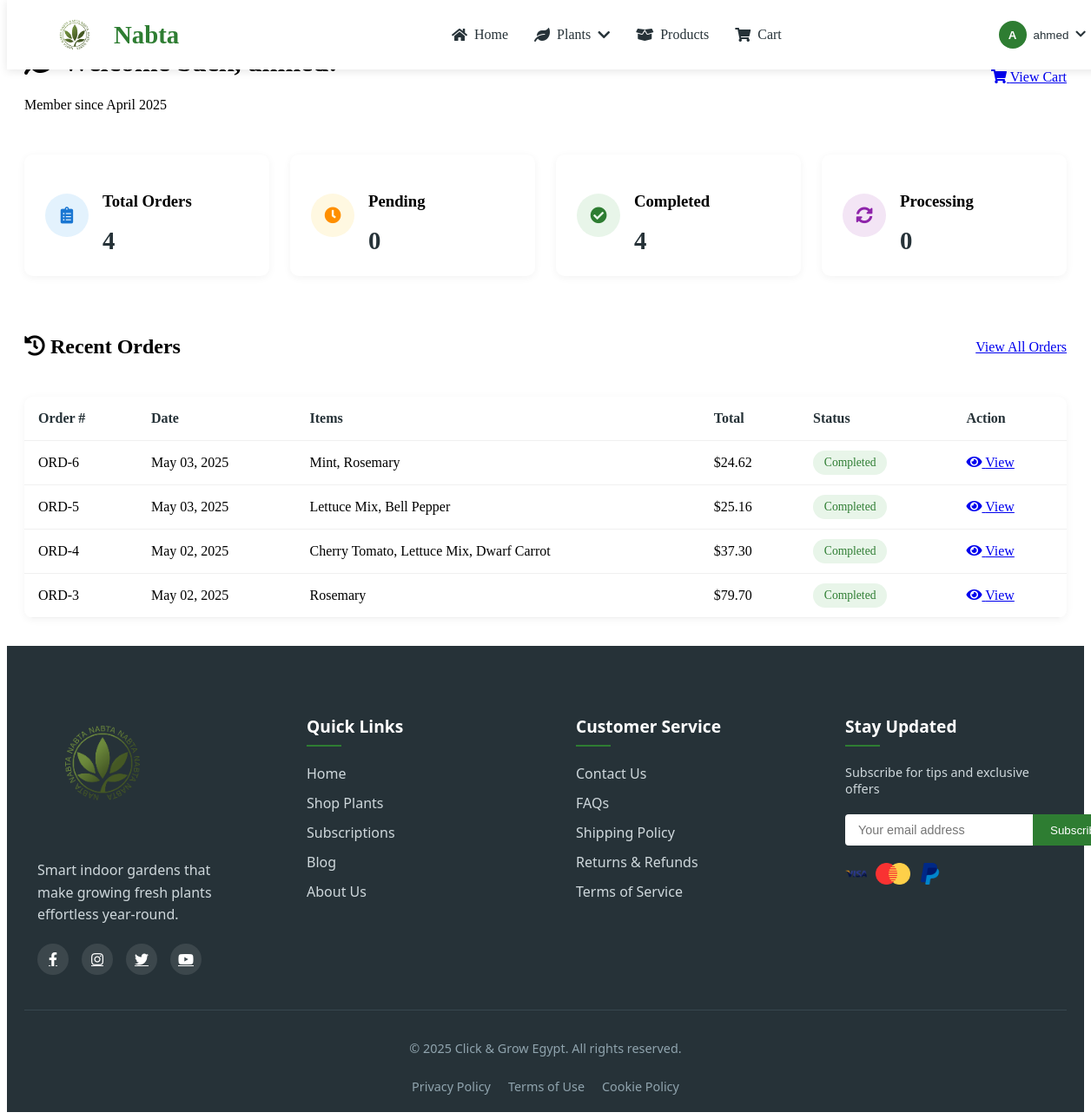
Before: /dashboard.php (signed in) with the older database file.
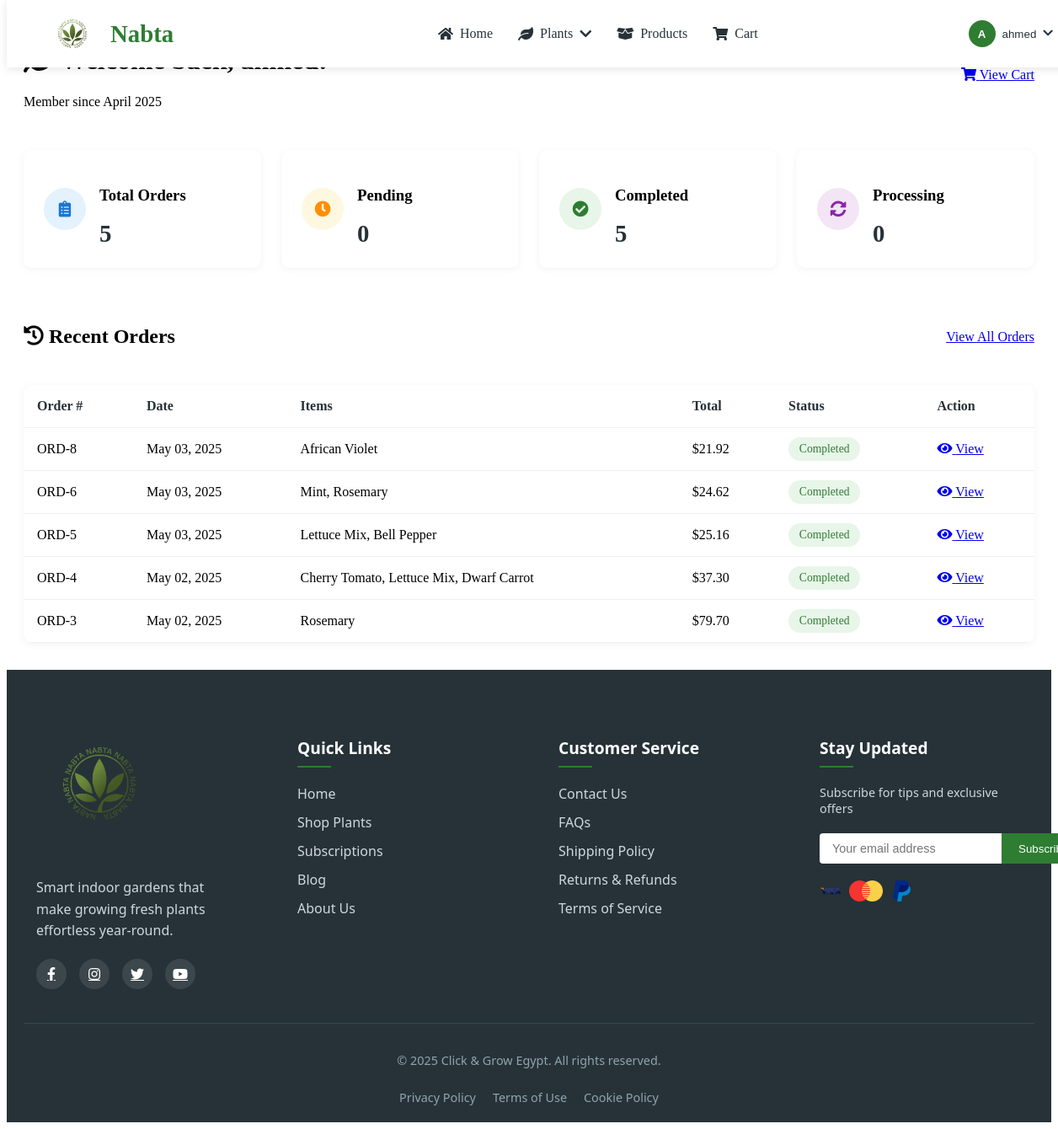
After: the same page with the newer database file.
### tables this page shows
CREATE TABLE `users` (
  `id` int(11) NOT NULL,
  `username` varchar(100) NOT NULL,
  `email` varchar(255) NOT NULL,
  `password` varchar(255) NOT NULL,
  `created_at` timestamp NOT NULL DEFAULT current_timestamp(),
  `remember_token` varchar(64) DEFAULT NULL,
  `token_expires` datetime DEFAULT NULL
);

CREATE TABLE `orders` (
  `id` int(11) NOT NULL,
  `user_id` int(11) NOT NULL,
  `order_number` varchar(20) NOT NULL,
  `total_amount` decimal(10,2) NOT NULL,
  `shipping_address` text NOT NULL,
  `payment_method` varchar(50) NOT NULL,
  `status` enum('pending','processing','completed','cancelled') DEFAULT 'pending',
  `created_at` timestamp NOT NULL DEFAULT current_timestamp()
);

### config/init.php (called while the page is built, shortened)
<?php
function url($path = '') {
    return BASE_URL . ltrim($path, '/');
}
function is_logged_in() {
    return isset($_SESSION['user_id']);
}

### dashboard.php (the view, shortened to what this page needs)
<?php
require_once __DIR__ . '/config/init.php';
$user = null;
$recent_orders = [];
$order_stats = [
    'total_orders' => 0,
    'completed_orders' => 0,
    'pending_orders' => 0,
    'processing_orders' => 0
];
try {
    $stmt = $pdo->prepare("SELECT id, username, email, created_at FROM users WHERE id = ?");
    $stmt->execute([$_SESSION['user_id']]);
    $user = $stmt->fetch();
    $orders_stmt = $pdo->prepare("
        SELECT
            o.id,
            o.order_number,
            o.created_at as order_date,
            o.status,
            o.total_amount,
            COUNT(oi.id) as item_count,
            GROUP_CONCAT(p.name SEPARATOR ', ') as items
        FROM orders o
        LEFT JOIN order_items oi ON o.id = oi.order_id
        LEFT JOIN plants p ON oi.plant_id = p.id
        WHERE o.user_id = ?
        GROUP BY o.id
        ORDER BY o.created_at DESC
        LIMIT 5
    ");
    $orders_stmt->execute([$_SESSION['user_id']]);
    $recent_orders = $orders_stmt->fetchAll();
    $stats_stmt = $pdo->prepare("
        SELECT
            COUNT(*) as total_orders,
            SUM(CASE WHEN status = 'completed' THEN 1 ELSE 0 END) as completed_orders,
            SUM(CASE WHEN status = 'pending' THEN 1 ELSE 0 END) as pending_orders,
            SUM(CASE WHEN status = 'processing' THEN 1 ELSE 0 END) as processing_orders
        FROM orders
        WHERE user_id = ?
    ");
    $stats_stmt->execute([$_SESSION['user_id']]);
    $order_stats = $stats_stmt->fetch();
} catch (PDOException $e) {
    error_log("Dashboard Error: " . $e->getMessage());
    $error_message = "We're experiencing technical difficulties. Please refresh the page.";
}
include __DIR__ . '/includes/navbar.php';
?>
<div class="dashboard-container">
    <div class="dashboard-header">
        <div>
            <h1><i class="fas fa-leaf"></i> Welcome back, <?= htmlspecialchars($user['username']) ?>!</h1>
            <p class="text-muted">Member since <?= date('F Y', strtotime($user['created_at'])) ?></p>
        </div>
        <a href="<?= url('/cart.php') ?>" class="btn btn-primary">
            <i class="fas fa-shopping-cart"></i>
            View Cart
        </a>
    </div>
    <div class="stats-grid">
        <div class="stat-card">
            <div class="stat-icon" style="background: #e3f2fd;">
                <i class="fas fa-clipboard-list" style="color: #1976d2;"></i>
            </div>
            <div>
                <h3>Total Orders</h3>
                <p class="stat-value"><?= $order_stats['total_orders'] ?></p>
            </div>
        </div>
        <div class="stat-card">
            <div class="stat-icon" style="background: #fff8e1;">
                <i class="fas fa-clock" style="color: #ff8f00;"></i>
            </div>
            <div>
                <h3>Pending</h3>
                <p class="stat-value"><?= $order_stats['pending_orders'] ?></p>
            </div>
        </div>
        <div class="stat-card">
            <div class="stat-icon" style="background: #e8f5e9;">
                <i class="fas fa-check-circle" style="color: #2e7d32;"></i>
            </div>
            <div>
                <h3>Completed</h3>
                <p class="stat-value"><?= $order_stats['completed_orders'] ?></p>
            </div>
        </div>
        <div class="stat-card">
            <div class="stat-icon" style="background: #f3e5f5;">
                <i class="fas fa-sync-alt" style="color: #8e24aa;"></i>
            </div>
            <div>
                <h3>Processing</h3>
                <p class="stat-value"><?= $order_stats['processing_orders'] ?></p>
            </div>
        </div>
    </div>
    <div class="dashboard-section">
        <div class="section-header">
            <h2><i class="fas fa-history"></i> Recent Orders</h2>
            <?php if (!empty($recent_orders)): ?>
                <a href="<?= url('/orders.php') ?>" class="btn-link">View All Orders</a>
            <?php endif; ?>
        </div>
        <?php if (!empty($recent_orders)): ?>
            <div class="orders-table">
                <div class="table-responsive">
                    <table>
                        <thead>
                            <tr>
                                <th>Order #</th>
                                <th>Date</th>
                                <th>Items</th>
                                <th>Total</th>
                                <th>Status</th>
                                <th>Action</th>
                            </tr>
                        </thead>
                        <tbody>
                            <?php foreach ($recent_orders as $order): ?>
                            <tr>
                                <td><?= $order['order_number'] ? htmlspecialchars($order['order_number']) : 'ORD-' . $order['id'] ?></td>
                                <td><?= date('M d, Y', strtotime($order['order_date'])) ?></td>
                                <td><?= htmlspecialchars($order['items']) ?></td>
                                <td>$<?= number_format($order['total_amount'], 2) ?></td>
                                <td>
                                    <span class="status-badge status-<?= $order['status'] ?>">
                                        <?= ucfirst($order['status']) ?>
                                    </span>
                                </td>
                                <td>
                                    <a href="<?= url('/order_details.php?id=' . $order['id']) ?>" class="btn-sm">
                                        <i class="fas fa-eye"></i> View
                                    </a>
                                </td>
                            </tr>
                            <?php endforeach; ?>
                        </tbody>
                    </table>
                </div>
            </div>
        <?php endif; ?>
    </div>
</div>
<?php include __DIR__ . '/includes/footer.php'; ?>

### includes/navbar.php (shortened to what this page needs)
<?php
require_once __DIR__ . '/../config/init.php';
$current_page = basename($_SERVER['PHP_SELF']);
?>
<nav class="navbar">
    <div class="nav-container">
        <div class="nav-brand">
            <a href="<?= url('/index.php') ?>">
                <img src="<?= url('/img/NABTA.png') ?>" alt="Nabta Logo">
                <span>Nabta</span>
            </a>
        </div>
        <ul class="nav-links">
            <li>
                <a href="<?= url('/index.php') ?>" class="<?= $current_page === 'index.php' ? 'active' : '' ?>">
                    <i class="fas fa-home"></i> Home
                </a>
            </li>
            <li class="dropdown">
                <a href="<?= url('/plants.php') ?>" class="<?= $current_page === 'plants.php' ? 'active' : '' ?>">
                    <i class="fas fa-leaf"></i> Plants <i class="fas fa-chevron-down"></i>
                </a>
            </li>
            <li>
                <a href="<?= url('/products.php') ?>" class="<?= $current_page === 'products.php' ? 'active' : '' ?>">
                    <i class="fas fa-box-open"></i> Products
                </a>
            </li>
            <li>
                <a href="<?= url('/cart.php') ?>" class="<?= $current_page === 'cart.php' ? 'active' : '' ?>">
                    <i class="fas fa-shopping-cart"></i> Cart
                </a>
            </li>
        </ul>
        <div class="nav-user-section">
            <?php if (is_logged_in()): ?>
                <div class="user-dropdown">
                    <button class="user-dropdown-toggle">
                        <div class="user-avatar">
                            <?= strtoupper(substr($_SESSION['user']['username'], 0, 1)) ?>
                        </div>
                        <span><?= htmlspecialchars($_SESSION['user']['username']) ?></span>
                        <i class="fas fa-chevron-down"></i>
                    </button>
                </div>
            <?php endif; ?>
        </div>
    </div>
</nav>
</html>

### includes/footer.php (shortened to what this page needs)
<?php
$current_year = date('Y');
?>
<footer class="site-footer">
    <div class="footer-container">
        <div class="footer-grid">
            <div class="footer-column">
                <div class="footer-logo">
                    <img src="./img/NABTA.png" alt="nabta" width="150">
                </div>
                <p class="footer-about">Smart indoor gardens that make growing fresh plants effortless year-round.</p>
                <div class="social-links">
                    <a href="#" class="social-icon"><i class="fab fa-facebook-f"></i></a>
                    <a href="#" class="social-icon"><i class="fab fa-instagram"></i></a>
                    <a href="#" class="social-icon"><i class="fab fa-twitter"></i></a>
                    <a href="#" class="social-icon"><i class="fab fa-youtube"></i></a>
                </div>
            </div>
            <div class="footer-column">
                <h3 class="footer-title">Quick Links</h3>
                <ul class="footer-links">
                    <li><a href="index.php">Home</a></li>
                    <li><a href="plants.php">Shop Plants</a></li>
                    <li><a href="subscription.php">Subscriptions</a></li>
                    <li><a href="blog.php">Blog</a></li>
                    <li><a href="about.php">About Us</a></li>
                </ul>
            </div>
            <div class="footer-column">
                <h3 class="footer-title">Customer Service</h3>
                <ul class="footer-links">
                    <li><a href="contact.php">Contact Us</a></li>
                    <li><a href="faq.php">FAQs</a></li>
                    <li><a href="shipping.php">Shipping Policy</a></li>
                    <li><a href="returns.php">Returns & Refunds</a></li>
                    <li><a href="terms.php">Terms of Service</a></li>
                </ul>
            </div>
            <div class="footer-column">
                <h3 class="footer-title">Stay Updated</h3>
                <p class="newsletter-desc">Subscribe for tips and exclusive offers</p>
                <form class="newsletter-form">
                    <input type="email" placeholder="Your email address" required>
                    <button type="submit" class="newsletter-btn">Subscribe</button>
                </form>
                <div class="payment-methods">
                    <img src="./img/visa.png" alt="Visa">
                    <img src="./img/card.png" alt="Mastercard">
                    <img src="./img/paypal.png" alt="PayPal">
                </div>
            </div>
        </div>
        <div class="footer-bottom">
            <p>&copy; <?php echo $current_year; ?> Click & Grow Egypt. All rights reserved.</p>
            <div class="footer-legal">
                <a href="privacy.php">Privacy Policy</a>
                <a href="terms.php">Terms of Use</a>
                <a href="cookies.php">Cookie Policy</a>
            </div>
        </div>
    </div>
</footer>
<link rel="stylesheet" href="https://cdnjs.cloudflare.com/ajax/libs/font-awesome/5.15.4/css/all.min.css">

### includes/navbar.php (style rules this page uses)
.navbar { background-color: var(--white); box-shadow: 0 2px 10px rgba(0,0,0,0.1); position: fixed; width: 100%; top: 0; z-index: 1000; padding: 0 20px; }
.nav-container { max-width: 1200px; margin: 0 auto; display: flex; justify-content: space-between; align-items: center; height: 80px; }
.nav-brand a { font-size: 1.8rem; font-weight: 700; color: var(--primary); text-decoration: none; display: flex; align-items: center; }
.nav-brand img { height: auto; max-height: 60px; width: auto; max-width: 100px; object-fit: contain; margin-right: 15px; transition: all 0.3s ease; }
.nav-links { display: flex; list-style: none; }
.nav-links li { margin-left: 30px; position: relative; }
.nav-links a { text-decoration: none; color: var(--dark); font-weight: 500; transition: color 0.3s; display: flex; align-items: center; gap: 8px; }
.nav-user-section { display: flex; align-items: center; gap: 20px; }
.user-dropdown-toggle { display: flex; align-items: center; gap: 8px; background: none; border: none; cursor: pointer; color: var(--dark); font-weight: 500; }
.user-avatar { width: 32px; height: 32px; background-color: var(--primary); color: white; border-radius: 50%; display: flex; align-items: center; justify-content: center; font-weight: bold; }

### dashboard.php (style rules this page uses)
.dashboard-container { max-width: 1200px; margin: 2rem auto; padding: 0 1rem; }
.dashboard-header { display: flex; justify-content: space-between; align-items: center; margin-bottom: 2rem; flex-wrap: wrap; gap: 1rem; }
.stats-grid { display: grid; grid-template-columns: repeat(auto-fit, minmax(240px, 1fr)); gap: 1.5rem; margin-bottom: 3rem; }
.stat-card { background: white; border-radius: 10px; padding: 1.5rem; box-shadow: 0 2px 10px rgba(0,0,0,0.05); display: flex; align-items: center; gap: 1rem; }
.stat-icon { width: 50px; height: 50px; border-radius: 50%; display: flex; align-items: center; justify-content: center; font-size: 1.2rem; }
.stat-value { font-size: 1.8rem; font-weight: bold; margin: 0.2rem 0 0; color: var(--dark); }
.section-header { display: flex; justify-content: space-between; align-items: center; margin-bottom: 1.5rem; }
.orders-table { background: white; border-radius: 10px; overflow: hidden; box-shadow: 0 2px 10px rgba(0,0,0,0.05); }
.table-responsive { overflow-x: auto; }
table { width: 100%; border-collapse: collapse; }
th, td { padding: 1rem; text-align: left; border-bottom: 1px solid #f0f0f0; }
th { font-weight: 600; color: var(--dark); }
.status-badge { padding: 0.4rem 0.8rem; border-radius: 20px; font-size: 0.85rem; font-weight: 500; }
.status-completed { background: #e8f5e9; color: #2e7d32; }

Changed rows visible on the page:
added orders: id "8", created_at "May 03, 2025", items "African Violet", total_amount "21.92", status "Completed"
Other visible differences:
$order_stats['total_orders']: "4" → "5"
$order_stats['completed_orders']: "4" → "5"
